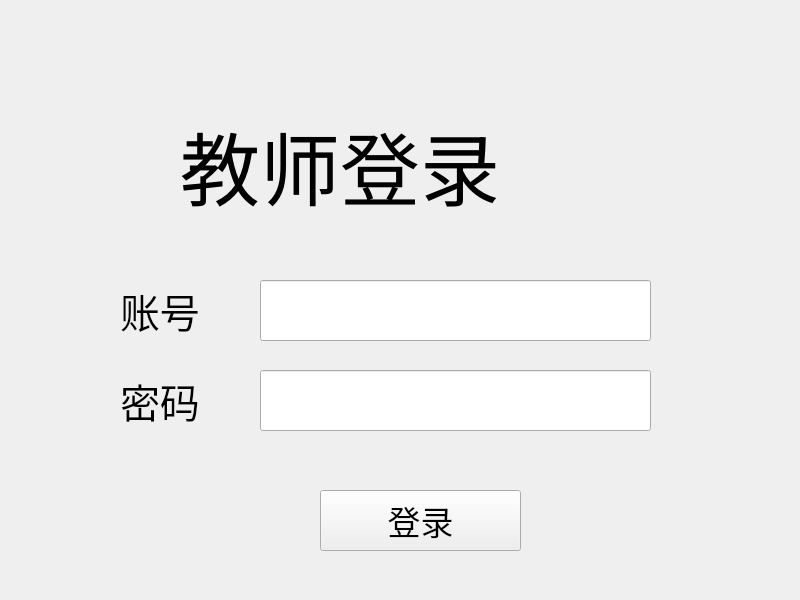
<?xml version="1.0" encoding="UTF-8"?>
<ui version="4.0">
 <class>Form</class>
 <widget class="QWidget" name="Form">
  <property name="geometry">
   <rect>
    <x>0</x>
    <y>0</y>
    <width>800</width>
    <height>600</height>
   </rect>
  </property>
  <property name="windowTitle">
   <string>学生信息管理系统-教师端</string>
  </property>
  <widget class="QLabel" name="label_2">
   <property name="geometry">
    <rect>
     <x>120</x>
     <y>370</y>
     <width>111</width>
     <height>61</height>
    </rect>
   </property>
   <property name="font">
    <font>
     <pointsize>30</pointsize>
    </font>
   </property>
   <property name="text">
    <string>密码</string>
   </property>
  </widget>
  <widget class="QPushButton" name="pushButton">
   <property name="geometry">
    <rect>
     <x>320</x>
     <y>490</y>
     <width>201</width>
     <height>61</height>
    </rect>
   </property>
   <property name="font">
    <font>
     <pointsize>25</pointsize>
    </font>
   </property>
   <property name="text">
    <string>登录</string>
   </property>
  </widget>
  <widget class="QLabel" name="label_3">
   <property name="geometry">
    <rect>
     <x>180</x>
     <y>100</y>
     <width>561</width>
     <height>131</height>
    </rect>
   </property>
   <property name="font">
    <font>
     <pointsize>60</pointsize>
    </font>
   </property>
   <property name="text">
    <string>教师登录</string>
   </property>
  </widget>
  <widget class="QLineEdit" name="lineEdit">
   <property name="geometry">
    <rect>
     <x>260</x>
     <y>280</y>
     <width>391</width>
     <height>61</height>
    </rect>
   </property>
   <property name="font">
    <font>
     <pointsize>25</pointsize>
    </font>
   </property>
  </widget>
  <widget class="QLabel" name="label">
   <property name="geometry">
    <rect>
     <x>120</x>
     <y>280</y>
     <width>111</width>
     <height>61</height>
    </rect>
   </property>
   <property name="font">
    <font>
     <pointsize>30</pointsize>
    </font>
   </property>
   <property name="text">
    <string>账号</string>
   </property>
  </widget>
  <widget class="QLineEdit" name="lineEdit_2">
   <property name="geometry">
    <rect>
     <x>260</x>
     <y>370</y>
     <width>391</width>
     <height>61</height>
    </rect>
   </property>
   <property name="font">
    <font>
     <pointsize>25</pointsize>
    </font>
   </property>
  </widget>
 </widget>
 <resources/>
 <connections/>
</ui>
